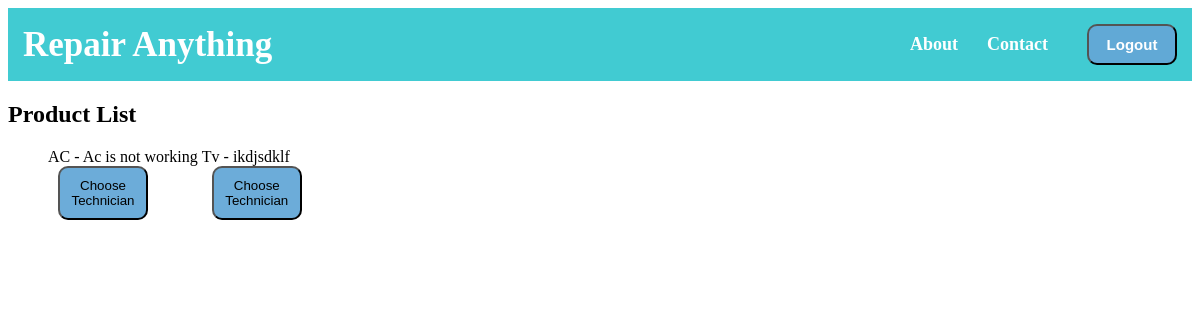
Page /products/products/ on the earlier database version.
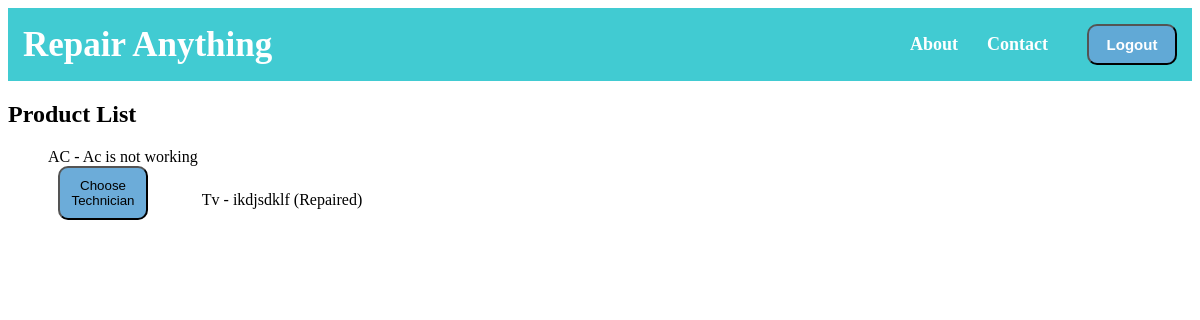
Same page on the later database version.
### products/models.py (models this page shows)
class Product(models.Model):
    name = models.CharField(max_length=100)
    description = models.TextField()
    owner = models.ForeignKey(User, on_delete=models.CASCADE)
    technician = models.ForeignKey(User, on_delete=models.CASCADE, related_name='assigned_products', null=True, blank=True)
    is_repaired = models.BooleanField(default=False)

### products/views.py (the view)
# urls.py: path('products/', views.product_list, name='products'),
def product_list(request):
    products = Product.objects.all()
    return render(request, 'product_list.html', {'products': products})

### templates/product_list.html (shortened to what this page needs)
<!DOCTYPE html>
{% include 'customerheadernavbar.html' %}
<html lang="en">
<head>
</head>
<body>
    <h2>Product List</h2>
    <ul>
        {% for product in products %}
            <li>
                {{ product.name }} - {{ product.description }}
                {% if product.is_repaired %}
                    (Repaired)
                {% else %}
                    <form action="{% url 'choose_technician' product.id %}" method="post">
                        <button type="submit">Choose Technician</button>
                    </form>
                {% endif %}
            </li>
        {% endfor %}
    </ul>
</body>
</html>

### templates/customerheadernavbar.html (shortened to what this page needs)
<!DOCTYPE html>
<html lang="en">
      <body>
  <nav class="navbar">
    <div class="navdiv">
      <div class="logo"><a href="#">Repair Anything</a> </div>
      <ul>
        <li><a href="#">About</a></li>
        <li><a href="#">Contact</a></li>
        <button><a href="{% url 'home' %}">Logout</a></button>
      </ul>
    </div>
  </nav>
</body>
</html>

### templates/customerheadernavbar.html (style rules this page uses)
* { text-decoration: none; }
.navbar { background: rgb(65, 203, 210); font-family: calibri; padding-right: 15px;padding-left: 15px; }
.navdiv { display: flex; align-items: center; justify-content: space-between; }
.logo a { font-size: 35px; font-weight: 600; color: white; }
li { list-style: none; display: inline-block; }
li a { color: white; font-size: 18px; font-weight: bold; margin-right: 25px; }
button { background-color: rgba(99, 167, 215, 0.94); margin-left: 10px; border-radius: 10px; padding: 10px; width: 90px; }
button a { color: white; font-weight: bold; font-size: 15px; }

Differences in the rows shown:
changed Product "Tv": is_repaired "Choose Technician" → "(Repaired)"
